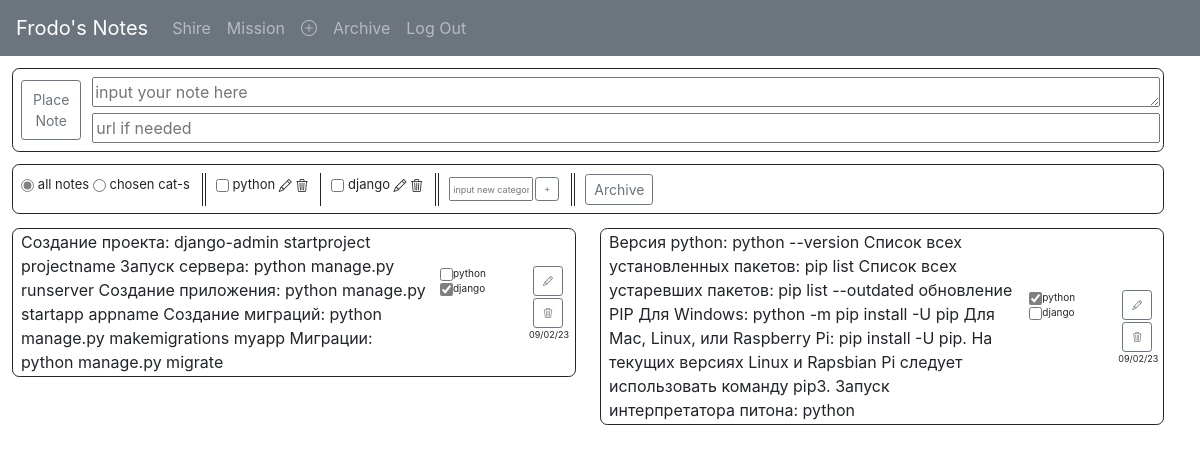
The page /section/1 (signed in) on the database its author committed.
### mynotes/models.py (models this page shows, shortened)
class User(AbstractUser):
    pass

class Section(models.Model):
    section = models.CharField(max_length=64)
    author = models.ForeignKey(User, on_delete=models.CASCADE)
    status = models.CharField(max_length=16, default='active')
    def __str__(self):
        return f'{self.section}'

class Category(models.Model):
    category = models.CharField(max_length=64)
    section = models.ForeignKey(Section, on_delete=models.CASCADE)
    author = models.ForeignKey(User, on_delete=models.CASCADE)
    class Meta:
        verbose_name_plural = "Categories"

class Note(models.Model):
    author = models.ForeignKey(User, on_delete=models.CASCADE)
    created = models.DateTimeField(default=timezone.now)
    crshown = models.DateField()
    content = models.TextField()
    status = models.CharField(max_length=8, default='active')
    url = models.URLField(editable=True, blank=True)
    section = models.ForeignKey(Section, on_delete=models.CASCADE)
    category = models.ManyToManyField(Category, blank=True, related_name='notecat')

### mynotes/views.py (the view)
# urls.py: path("section/<int:section_id>", views.sectionnotes, name="sectionnotes"),
def sectionnotes(request, section_id):
    section = Section.objects.get(pk=section_id)
    if section.status == 'archived':
        section.status = 'active'
        section.save()
    sections = Section.objects.filter(author=request.user, status='active')
    categories = Category.objects.filter(section=section)
    notes = Note.objects.filter(section=section, status='active').order_by('created').reverse()
    not1 = notes[0::2]
    not2 = notes[1::2]
    return render(request, "mynotes/index.html", {
        "section": section, "categories": categories, "sections": sections, "not1": not1, "not2": not2
        })

### mynotes/templates/mynotes/index.html (shortened to what this page needs)
{% extends "mynotes/layout.html" %}
{% block nav %}
    {% if sections %}
    {% for section in sections %}
    <li class="nav-item">
        <a class="nav-link" href="{%url 'sectionnotes' section.id %}">{{section}}</a>
    </li>
    {% endfor %}
    {% endif %}
{% endblock %}
{% block body %}
{% if section %}
<div class="dvn">
    <form action="{% url 'note' section.id %}" method="post">
    <table>
    <tr>
        <td>
            <input class="bt btn btn-sm btn-outline-secondary" type = "submit" value="Place Note">
        </td>
        <td style="border-right: 0.6vw solid transparent;"></td>
        <td>
                <textarea name="content" placeholder="input your note here" rows="1" style="width: 89vw"></textarea>
                <br/>
                <input type = "url" name="url" placeholder="url if needed" style="width: 89vw;">
        </td>
    </tr>
    </table>
    </form>
</div>
<div class="dvn">
<table style="font-size: small; caret-color: transparent;">
    <tr>
        <td>
            <form>
                <input class="mycl radio" id="allnotes" type="radio" name="question" value="yes" checked>
                <label for="allnotes">all notes</label>
                <input class="mycl radio" id="chosen" type="radio" name="question" value="no">
                <label for="chosen">chosen cat-s</label>
              </form>
        </td>
        <td style="border-right: 0.6vw solid transparent;"></td>
        <td style="border-right: 1px solid;"></td>
        <td style="border-right: 1px solid;"></td>
        {% for category in categories %}
        <td style="border-right: 0.6vw solid transparent;"></td>
        <td>
            <form>
                <input  class="mycl chbox" id={{category.category}} type="checkbox" value={{category.id}}>
                <label  for={{category.category}}>{{category.category}}</label>
                <i class="edcat mycl bi bi-pencil"></i> <i class="delcat mycl bi bi-trash3"></i>
            </form>
        </td>
        <td style="border-right: 0.6vw solid transparent;"></td>
        <td style="border-right: 1px solid;"></td>
        {% endfor %}
        <td style="border-right: 1px solid;"></td>
        <td style="border-right: 0.6vw solid transparent;"></td>
        <form action="{% url 'category' section.id %}" method="post">
        <td style="font-size: x-small; caret-color: auto;">
            <input class="bs" name="category" type="text" placeholder="input new category">
        </td>
        <td>
            <input class="bs btn btn-sm btn-outline-secondary" type = "submit" value="+" style="width: 2vw;">
        </td>
        </form>
        <td style="border-right: 0.6vw solid transparent;"></td>
        <td style="border-right: 1px solid;"></td>
        <td style="border-right: 1px solid;"></td>
        <td style="border-right: 0.6vw solid transparent;"></td>
        <td>
        <form action="{% url 'archive' section.id %}" method="get">
        <input class="btn btn-sm btn-outline-secondary" type = "submit" value="Archive">
        </form>
        </td>
    </tr>
</table>
</div>
{% endif %}
<div id='notesdiv' style="display: flex; flex-wrap: wrap; margin-top: -10px;">
    <div>
    {% for note in not1 %}
    {% include "mynotes/notes.html" %}
    {% endfor %}
    </div>
    <div>
    {% for note in not2 %}
    {% include "mynotes/notes.html" %}
    {% endfor %}
    </div>
</div>
{% endblock %}

### mynotes/templates/mynotes/layout.html (shortened to what this page needs)
{% load static %}
<!DOCTYPE html>
<html lang="en">
    <head>
        <link rel="stylesheet" href="https://cdn.jsdelivr.net/npm/bootstrap@4.3.1/dist/css/bootstrap.min.css">
        <link href="{% static 'mynotes/styles.css' %}" rel="stylesheet">
    </head>
    <body>
        <nav class="navbar navbar-expand-lg navbar-dark bg-secondary">
            {% if user.is_authenticated %}
            <a class="navbar-brand" href="{% url 'index' %}">{{ user.username }}'s Notes</a>
            {% else %}
            <a class="navbar-brand" href="#">Only logged in users can keep notes here</a>
            {% endif %}
                <div>
                  <ul class="navbar-nav mr-auto">
                    {% if user.is_authenticated %}
                        {% block nav %}
                        {% endblock %}
                        <li class="nav-item active">
                            <a class="nav-link" href="{%url 'addsection' %}"><i class="bi bi-plus-circle"></i> <span class="sr-only">(current)</span></a>
                        </li>
                        <li class="nav-item">
                            <a class="nav-link" href="{%url 'archived' %}">Archive</a>
                        </li>
                        <li class="nav-item">
                            <a class="nav-link" href="{% url 'logout' %}">Log Out</a>
                        </li>
                    {% endif %}
                  </ul>
                </div>
              </nav>
        <div class="body">
            {% block body %}
            {% endblock %}
        </div>
    </body>
</html>

### mynotes/templates/mynotes/notes.html (shortened to what this page needs)
<div class="dv">
    <table>
    <tr>
        {% if categories|length > 6 %}
        <td class="roditel" style="width: 29vw;">
            <div class="cont">
                <span class="texta">{{note.content}}</span>
                <a class="urla" href={{note.url}}>{{note.url}}</a>
            </div>
        </td>
        <td style="border-right: 0.6vw solid transparent;"></td>
        <td>
            <div style="font-size: x-small; width: 14vw; height: 6vw; overflow: auto; caret-color: transparent;">
                {% for category in categories %}
                    <div style="float:left;">
                    {% if category in note.category.all %}
                    <input  class="mycl check" id={{category.id}} value={{category.category}} type="checkbox" checked>{{category.category}}&nbsp;&nbsp;
                    {% else %}
                    <input  class="mycl check" id={{category.id}} value={{category.category}} type="checkbox">{{category.category}}&nbsp;&nbsp;
                    {% endif %}
                    </div>
                {% endfor %}
            </div>
        </td>
        {% elif categories %}
        <td class="roditel" style="width: 35vw;">
            <div class="cont" style="width: 34vw;">
                <span class="texta">{{note.content}}</span>
            </div>
        </td>
        <td style="border-right: 0.6vw solid transparent;"></td>
        <td>
            <div style="font-size: x-small; width: 8vw; height: 6vw;">
                {% for category in categories %}
                <div style="float:left;">
                    {% if category in note.category.all %}
                    <input  class="mycl check" id={{category.id}} value={{category.category}} type="checkbox" checked>{{category.category}}&nbsp;&nbsp;
                    {% else %}
                    <input  class="mycl check" id={{category.id}} value={{category.category}} type="checkbox">{{category.category}}&nbsp;&nbsp;
                    {% endif %}
                    </div>
                {% endfor %}
            </div>
        </td>
        {% endif %}
        <td>
            <ul style="list-style: none; margin-left: -45px; margin-bottom: -2px;">
                <li style="margin-bottom: 2px; margin-top:1px;">
                    <button class="bmdl pencil btn btn-sm btn-outline-secondary"><i class="mycl bi bi-pencil"></i></button>
                </li>
                <li>
                    <button class="bmdl trashbin btn btn-sm btn-outline-secondary"><i class="mycl bi bi-trash3"></i></button>
                </li>
                <li style="font-size: xx-small; margin-left: -4px; white-space: nowrap;">{{ note.crshown |date:"d/m/y" }}<span class="noteid">{{note.id}}</span></li>
            </ul>
        </td>
    </tr>
    </table>
</div>

### mynotes/static/mynotes/styles.css (style rules this page uses)
.dv { border-style: solid; border-radius: 0.6vw; border-width: 1px; margin: 1vw; padding-left: 7px; padding-top: -1px; padding-bottom: 1px; width: 47vw; white-space: normal; }
.cont { width:28vw; overflow-wrap:break-word; }
.dvn { border-style: solid; border-radius: 0.6vw; border-width: 1px; margin: 1vw; padding: 0.6vw; width: 96vw; white-space: normal; }
.bt { vertical-align: middle; width: 5vw; height: 5vw; white-space: normal; }
.bmdl { width: 2.5vw; height: 2.5vw; font-size: x-small }
.bs { vertical-align: middle; width: 7vw; height: 2vw; font-size: xx-small }
.mycl { vertical-align: middle; accent-color: gray; }
.bi { font-style: normal; caret-color: transparent; }

### rows shown on the page
User: username "Frodo"
Section: section "Shire"
Section: section "Mission"
Category: category "python"
Category: category "django"
Note: content "Создание проекта: django-admin startproject projectname Запуск сервера: python manage.py runserver Создание приложения: python manage.py startapp appname Создание миграций: python manage.py makemigrations myapp Миграции: python manage.py migrate", crshown "09/02/23"
Note: content "Версия python: python --version Список всех установленных пакетов: pip list Список всех устаревших пакетов: pip list --outdated обновление PIP Для Windows: python -m pip install -U pip Для Mac, Linux, или Raspberry Pi: pip install -U pip. На текущих версиях Linux и Rapsbian Pi следует использовать команду pip3. Запуск интерпретатора питона: python", crshown "09/02/23"
